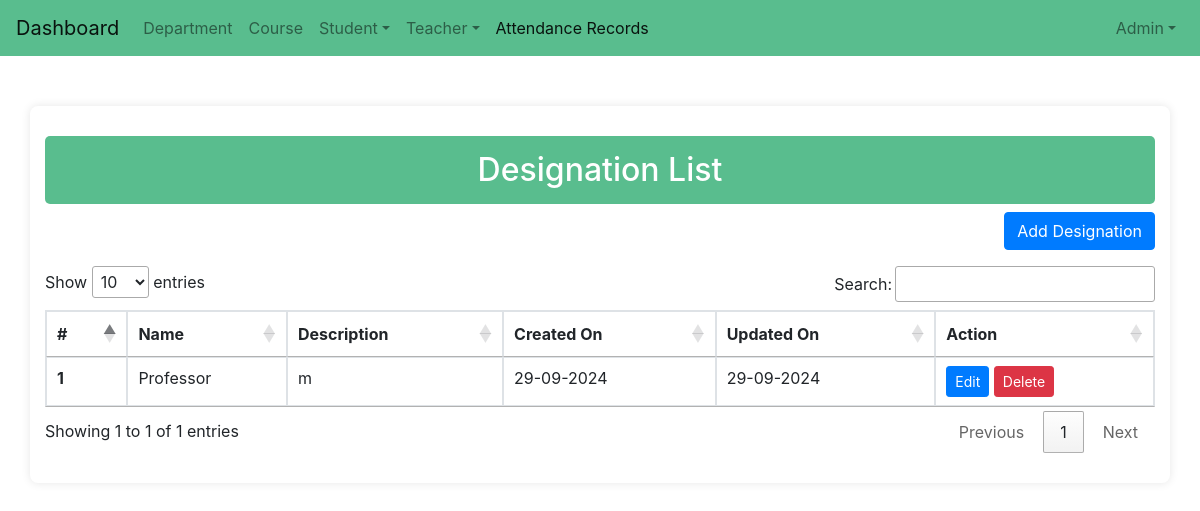
/designation_list/ (signed in), run on an earlier commit of the app's database.
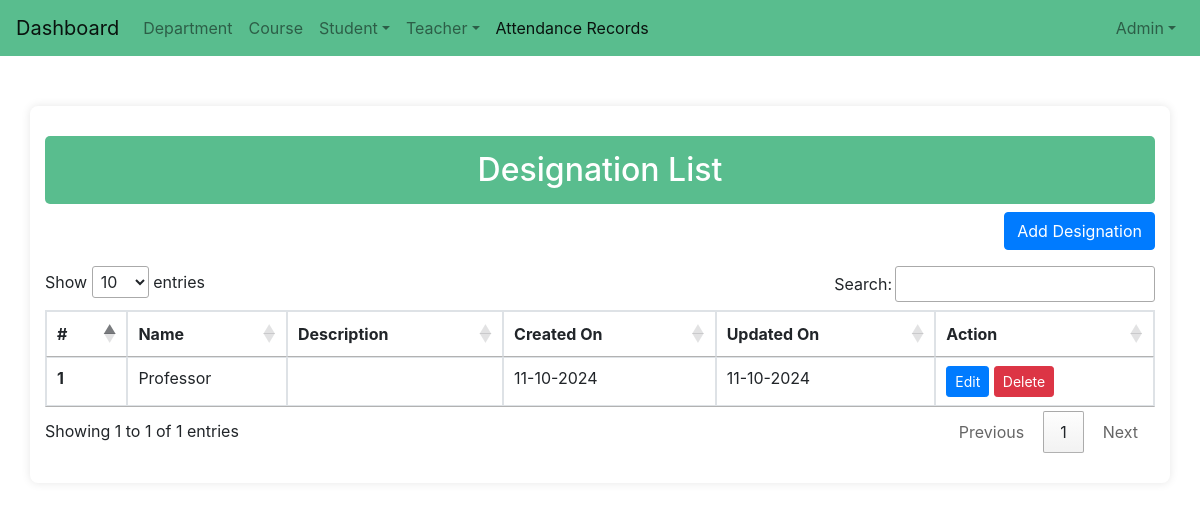
And on a later commit of the database.
### attandance/models.py (models this page shows, shortened)
class Designation(models.Model):
    des_id = models.CharField(max_length=100, null=True)
    name = models.CharField(max_length=255, )
    description = models.TextField(blank=True, null=True)
    created_at = models.DateTimeField(auto_now_add=True, null=True)
    updated_at = models.DateTimeField(auto_now=True, null=True)

### attandance/views.py (the view)
# urls.py: path('designation_list/', views.designation_list , name = 'designation_list'),
@login_required(login_url='home')
def designation_list(request):
    design = Designation.objects.all()
    context = {
        'design': design,
    }
    return render(request , 'admin/destination/designation_list.html',context)

### templates/admin/destination/designation_list.html (shortened to what this page needs)
<!DOCTYPE html>
<html lang="en">
{% load static %}
<head>
</head>
<body>
    {% include 'navbar.html' %}
    <div class="container">
        <h2 class="text-center">Designation List</h2>
        <div class="text-right mb-3">
            <a class="btn btn-primary" href="{% url 'designation_add' %}">Add Designation</a>
        </div>
        <div class="table-responsive">
            <table class="table table-bordered" id="designationList">
                <thead>
                    <tr>
                        <th>#</th>
                        <th>Name</th>
                        <th>Description</th>
                        <th>Created On</th>
                        <th>Updated On</th>
                        <th>Action</th>
                    </tr>
                </thead>
                <tbody>
                    {% for i in design %}
                    <tr>
                        <th scope="row">{{ forloop.counter }}</th>
                        <td>{{ i.name }}</td>
                        <td>{{ i.description }}</td>
                        <td>{{ i.created_at|date:'d-m-Y' }}</td>
                        <td>{{ i.updated_at|date:'d-m-Y' }}</td>
                        <td class="action-buttons">
                            <a class="btn btn-primary btn-sm" href="{% url 'designation_update' i.pk %}">Edit</a>
                            <button class="btn btn-danger btn-sm delete-btn"
                                data-url="{% url 'designation_delete' i.pk %}">Delete</button>
                        </td>
                    </tr>
                    {% endfor %}
                </tbody>
            </table>
        </div>
</body>
</html>

What changed in the data, as far as the page shows it:
changed Designation "Professor": created_at "29-09-2024" → "11-10-2024"; updated_at "29-09-2024" → "11-10-2024"; description "m" → (not shown)
